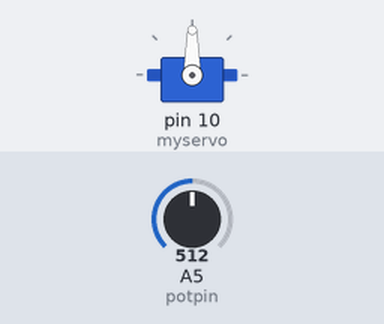
Bench run of a sketch on a simulated Arduino Uno, built with avr-gcc and run on an emulated ATmega328P. Parts: servo. Inputs (shaded band) come from the test bench; at power-on: A5 (potpin) = 512. What the sketch prints to the serial monitor is not drawn.

Above: at 1.2 s.
1.3 s: A5 (potpin) set to 716
At 2.2 s:
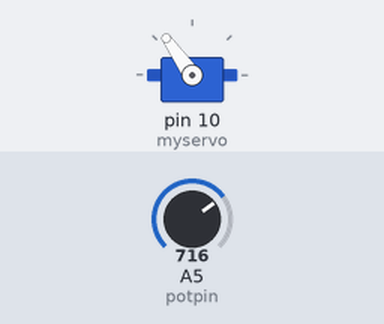
2.8 s: A5 (potpin) set to 900
At 3.4 s:
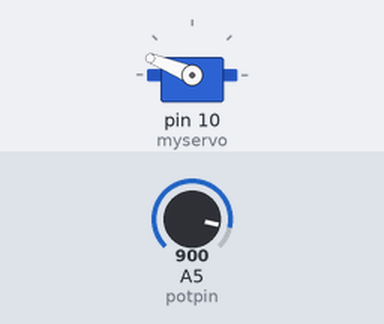
4.3 s: A5 (potpin) set to 1023
At 5.5 s:
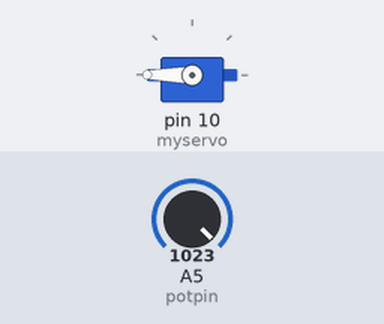
5.8 s: A5 (potpin) set to 306
At 6.9 s:
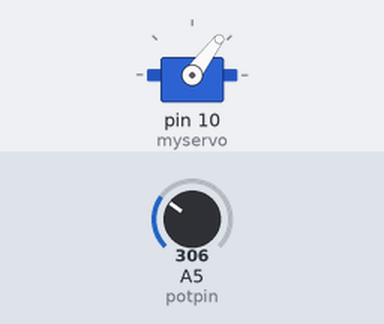
7.3 s: A5 (potpin) set to 122
At 7.9 s:
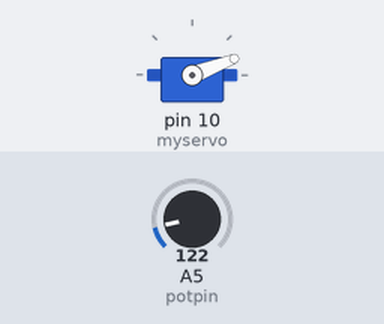
8.8 s: A5 (potpin) set to 0
At 10.1 s:
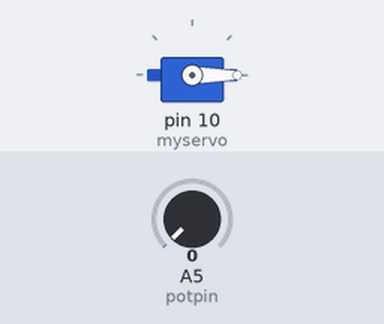
Timing chart, 0 to 11.3 s (numbered marks = the images above; inputs shaded):
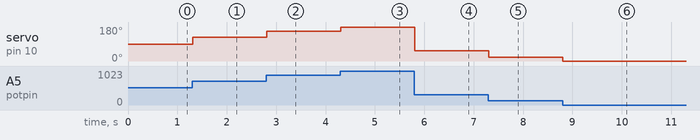

The sketch:

Servo_with_potentiometer.ino
```cpp
                                    //Servo Motor Control using Potentiometer by JayRCee//
#include <Servo.h>

Servo myservo;  // create servo object to control a servo

int potpin = A5;  // analog pin used to connect the potentiometer
int val;    // variable to read the value from the analog pin

void setup()
{
  myservo.attach(10);  // attaches the servo on pin 10 to the servo object
  Serial.begin(9600);
}

void loop()
{
  val = analogRead(potpin);            // reads the value of the potentiometer (value between 0 and 1023)
  val = map(val, 0, 1023, 0, 180);     // scale it to use it with the servo (value between 0 and 180)
  Serial.println(val);
  myservo.write(val);                  // sets the servo position according to the scaled value

  }
```

Measured:
- after the input at 1.3 s, servo on pin 10 (myservo): 90° → 125° at once
- after the input at 2.8 s, servo on pin 10 (myservo): 125° → 158° at once
- after the input at 4.3 s, servo on pin 10 (myservo): 158° → 180° at once
- after the input at 5.8 s, servo on pin 10 (myservo): 180° → 53° at once
- after the input at 7.3 s, servo on pin 10 (myservo): 53° → 21° at once
- after the input at 8.8 s, servo on pin 10 (myservo): 21° → 0° at once
